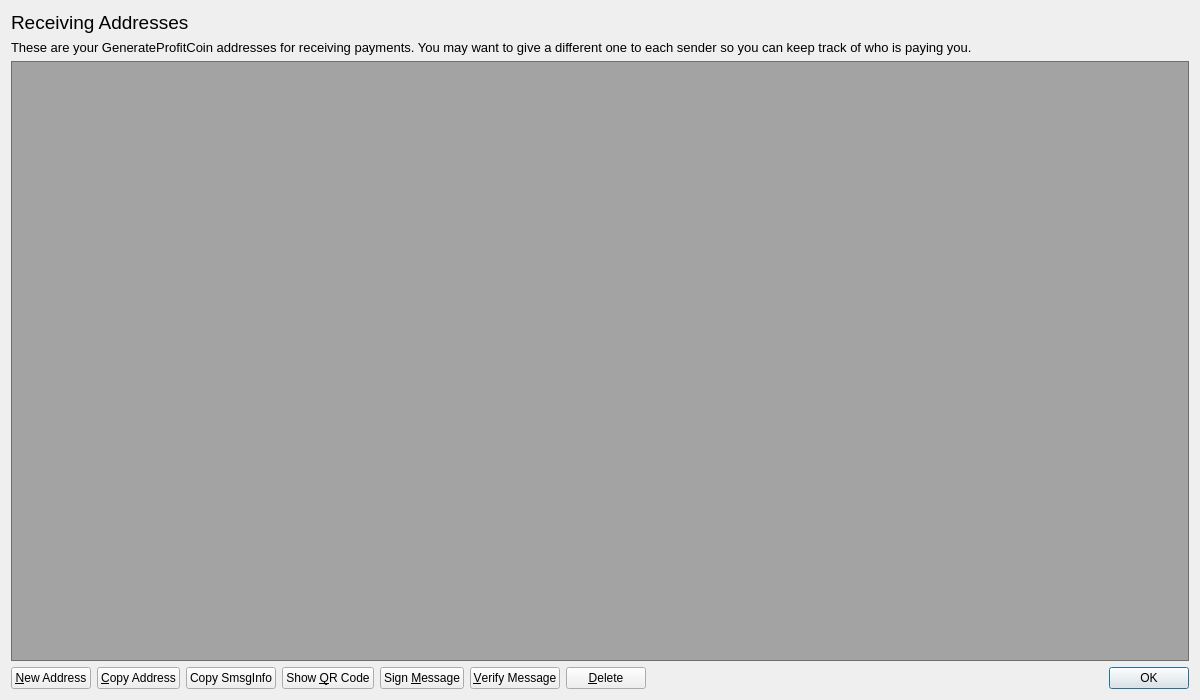
<?xml version="1.0" encoding="UTF-8"?>
<ui version="4.0">
 <class>AddressBookPage</class>
 <widget class="QWidget" name="AddressBookPage">
  <property name="geometry">
   <rect>
    <x>0</x>
    <y>0</y>
    <width>1200</width>
    <height>700</height>
   </rect>
  </property>
  <property name="windowTitle">
   <string>Address Book</string>
  </property>
  <property name="styleSheet">
   <string notr="true"/>
  </property>
  <layout class="QVBoxLayout" name="verticalLayout">
   <item>
    <widget class="QLabel" name="AddressLabelName">
     <property name="font">
      <font>
       <pointsize>14</pointsize>
      </font>
     </property>
     <property name="text">
      <string>Receiving Addresses</string>
     </property>
    </widget>
   </item>
   <item>
    <widget class="QLabel" name="labelExplanation">
     <property name="font">
      <font>
       <pointsize>10</pointsize>
      </font>
     </property>
     <property name="text">
      <string>These are your GenerateProfitCoin addresses for receiving payments. You may want to give a different one to each sender so you can keep track of who is paying you.</string>
     </property>
     <property name="textFormat">
      <enum>Qt::PlainText</enum>
     </property>
     <property name="wordWrap">
      <bool>true</bool>
     </property>
    </widget>
   </item>
   <item>
    <widget class="QTableView" name="tableView">
     <property name="font">
      <font>
       <pointsize>10</pointsize>
      </font>
     </property>
     <property name="contextMenuPolicy">
      <enum>Qt::CustomContextMenu</enum>
     </property>
     <property name="toolTip">
      <string>Double-click to edit address or label</string>
     </property>
     <property name="styleSheet">
      <string notr="true">background: transparent;
background-color: rgb(20, 20, 20, 0.35);
color: rgb(255, 255, 255);
</string>
     </property>
     <property name="tabKeyNavigation">
      <bool>false</bool>
     </property>
     <property name="selectionMode">
      <enum>QAbstractItemView::SingleSelection</enum>
     </property>
     <property name="selectionBehavior">
      <enum>QAbstractItemView::SelectRows</enum>
     </property>
     <property name="sortingEnabled">
      <bool>true</bool>
     </property>
     <attribute name="verticalHeaderVisible">
      <bool>false</bool>
     </attribute>
    </widget>
   </item>
   <item>
    <layout class="QHBoxLayout" name="horizontalLayout">
     <item>
      <widget class="QPushButton" name="newAddressButton">
       <property name="toolTip">
        <string>Create a new address</string>
       </property>
       <property name="text">
        <string>&amp;New Address</string>
       </property>
      </widget>
     </item>
     <item>
      <widget class="QPushButton" name="copyToClipboard">
       <property name="toolTip">
        <string>Copy the currently selected address to the system clipboard</string>
       </property>
       <property name="text">
        <string>&amp;Copy Address</string>
       </property>
      </widget>
     </item>
     <item>
      <widget class="QPushButton" name="copySmsgInfo">
       <property name="toolTip">
        <string>Copy the currently selected address smsg info to the system clipboard</string>
       </property>
       <property name="text">
        <string>Copy SmsgInfo</string>
       </property>
      </widget>
     </item>
     <item>
      <widget class="QPushButton" name="showQRCode">
       <property name="text">
        <string>Show &amp;QR Code</string>
       </property>
      </widget>
     </item>
     <item>
      <widget class="QPushButton" name="signMessage">
       <property name="toolTip">
        <string>Sign a message to prove you own a GenerateProfitCoin address</string>
       </property>
       <property name="text">
        <string>Sign &amp;Message</string>
       </property>
      </widget>
     </item>
     <item>
      <widget class="QPushButton" name="verifyMessage">
       <property name="toolTip">
        <string>Verify a message to ensure it was signed with a specified GenerateProfitCoin address</string>
       </property>
       <property name="text">
        <string>&amp;Verify Message</string>
       </property>
      </widget>
     </item>
     <item>
      <widget class="QPushButton" name="deleteButton">
       <property name="toolTip">
        <string>Delete the currently selected address from the list</string>
       </property>
       <property name="text">
        <string>&amp;Delete</string>
       </property>
      </widget>
     </item>
     <item>
      <spacer name="horizontalSpacer">
       <property name="orientation">
        <enum>Qt::Horizontal</enum>
       </property>
       <property name="sizeHint" stdset="0">
        <size>
         <width>40</width>
         <height>20</height>
        </size>
       </property>
      </spacer>
     </item>
     <item>
      <widget class="QDialogButtonBox" name="buttonBox">
       <property name="sizePolicy">
        <sizepolicy hsizetype="Maximum" vsizetype="Fixed">
         <horstretch>0</horstretch>
         <verstretch>0</verstretch>
        </sizepolicy>
       </property>
       <property name="standardButtons">
        <set>QDialogButtonBox::Ok</set>
       </property>
      </widget>
     </item>
    </layout>
   </item>
  </layout>
 </widget>
 <resources/>
 <connections/>
</ui>
